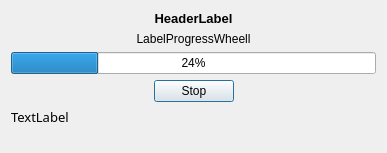
<?xml version="1.0" encoding="UTF-8"?>
<ui version="4.0">
 <class>Stick20ResponseDialog</class>
 <widget class="QDialog" name="Stick20ResponseDialog">
  <property name="geometry">
   <rect>
    <x>0</x>
    <y>0</y>
    <width>387</width>
    <height>153</height>
   </rect>
  </property>
  <property name="sizePolicy">
   <sizepolicy hsizetype="Preferred" vsizetype="MinimumExpanding">
    <horstretch>0</horstretch>
    <verstretch>0</verstretch>
   </sizepolicy>
  </property>
  <property name="windowTitle">
   <string>Stick response</string>
  </property>
  <property name="windowIcon">
   <iconset resource="resources.qrc">
    <normaloff>:/images/CS_icon.png</normaloff>:/images/CS_icon.png</iconset>
  </property>
  <layout class="QVBoxLayout" name="verticalLayout_2">
   <item>
    <layout class="QVBoxLayout" name="verticalLayout">
     <item>
      <widget class="QLabel" name="HeaderText">
       <property name="font">
        <font>
         <pointsize>10</pointsize>
         <weight>75</weight>
         <bold>true</bold>
        </font>
       </property>
       <property name="text">
        <string>HeaderLabel</string>
       </property>
       <property name="textFormat">
        <enum>Qt::PlainText</enum>
       </property>
       <property name="alignment">
        <set>Qt::AlignCenter</set>
       </property>
      </widget>
     </item>
     <item>
      <widget class="QLabel" name="LabelProgressWheel">
       <property name="text">
        <string>LabelProgressWheell</string>
       </property>
       <property name="alignment">
        <set>Qt::AlignCenter</set>
       </property>
      </widget>
     </item>
     <item>
      <widget class="QProgressBar" name="progressBar">
       <property name="value">
        <number>24</number>
       </property>
      </widget>
     </item>
     <item>
      <layout class="QHBoxLayout" name="horizontalLayout">
       <item>
        <spacer name="horizontalSpacer">
         <property name="orientation">
          <enum>Qt::Horizontal</enum>
         </property>
         <property name="sizeHint" stdset="0">
          <size>
           <width>40</width>
           <height>20</height>
          </size>
         </property>
        </spacer>
       </item>
       <item>
        <widget class="QPushButton" name="pushButton">
         <property name="text">
          <string>Stop</string>
         </property>
        </widget>
       </item>
       <item>
        <spacer name="horizontalSpacer_2">
         <property name="orientation">
          <enum>Qt::Horizontal</enum>
         </property>
         <property name="sizeHint" stdset="0">
          <size>
           <width>40</width>
           <height>20</height>
          </size>
         </property>
        </spacer>
       </item>
      </layout>
     </item>
    </layout>
   </item>
   <item>
    <widget class="QLabel" name="OutputText">
     <property name="font">
      <font>
       <family>Courier 10 Pitch</family>
       <pointsize>10</pointsize>
       <weight>50</weight>
       <italic>false</italic>
       <bold>false</bold>
      </font>
     </property>
     <property name="text">
      <string>TextLabel</string>
     </property>
     <property name="alignment">
      <set>Qt::AlignLeading|Qt::AlignLeft|Qt::AlignTop</set>
     </property>
     <property name="wordWrap">
      <bool>true</bool>
     </property>
    </widget>
   </item>
   <item>
    <spacer name="verticalSpacer">
     <property name="orientation">
      <enum>Qt::Vertical</enum>
     </property>
     <property name="sizeHint" stdset="0">
      <size>
       <width>20</width>
       <height>0</height>
      </size>
     </property>
    </spacer>
   </item>
  </layout>
 </widget>
 <resources>
  <include location="resources.qrc"/>
 </resources>
 <connections>
  <connection>
   <sender>HeaderText</sender>
   <signal>customContextMenuRequested(QPoint)</signal>
   <receiver>Stick20ResponseDialog</receiver>
   <slot>open()</slot>
   <hints>
    <hint type="sourcelabel">
     <x>195</x>
     <y>29</y>
    </hint>
    <hint type="destinationlabel">
     <x>190</x>
     <y>103</y>
    </hint>
   </hints>
  </connection>
 </connections>
</ui>
